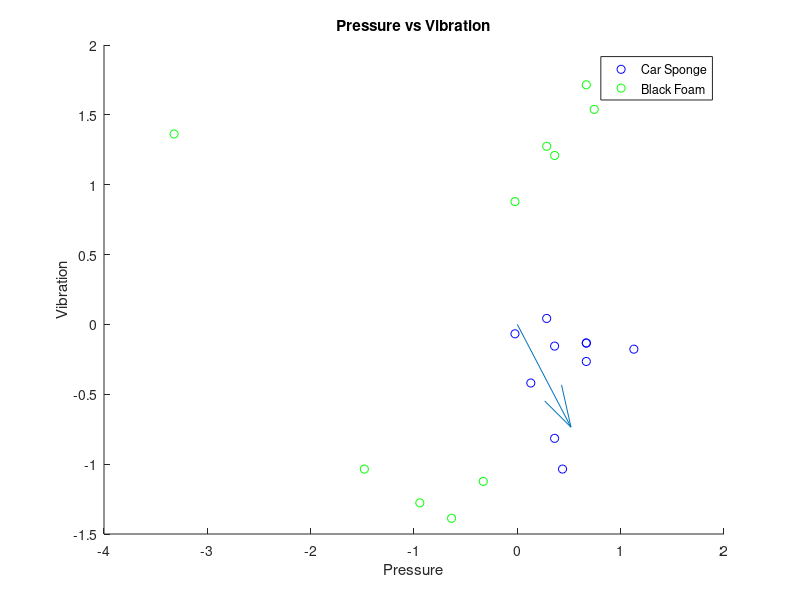
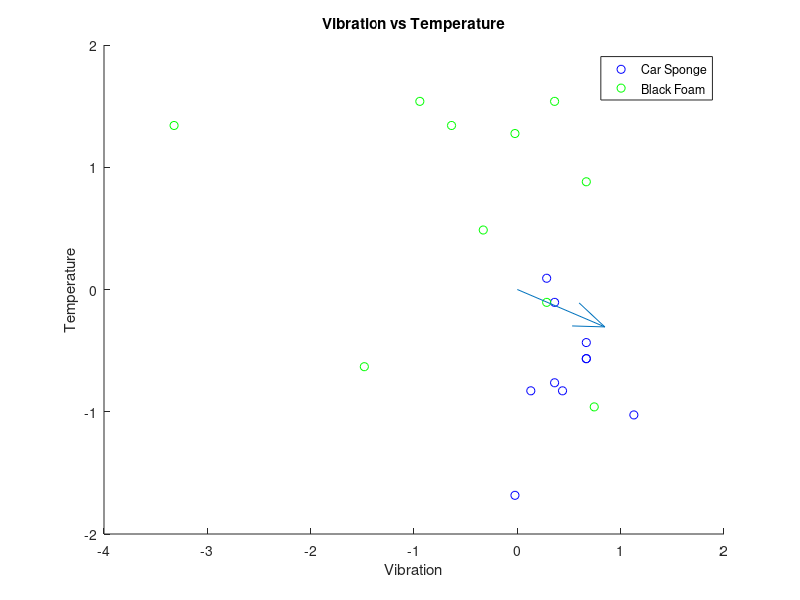
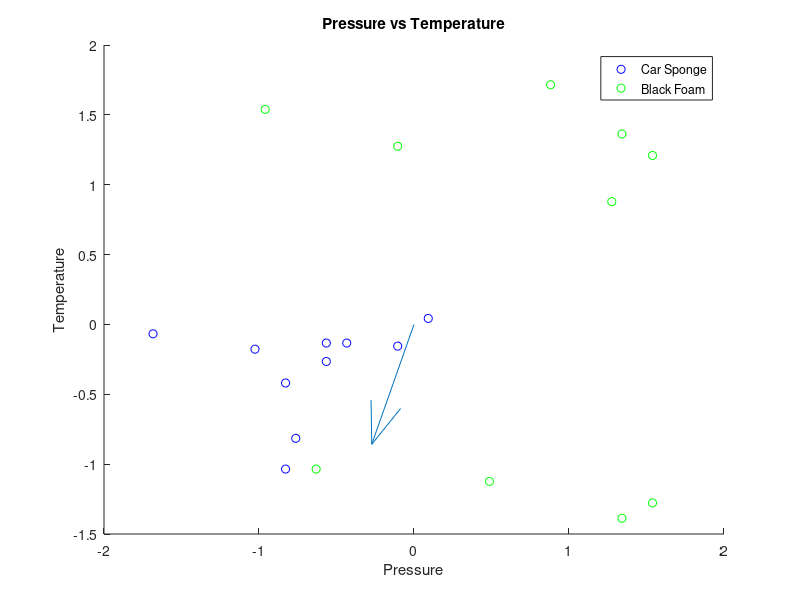
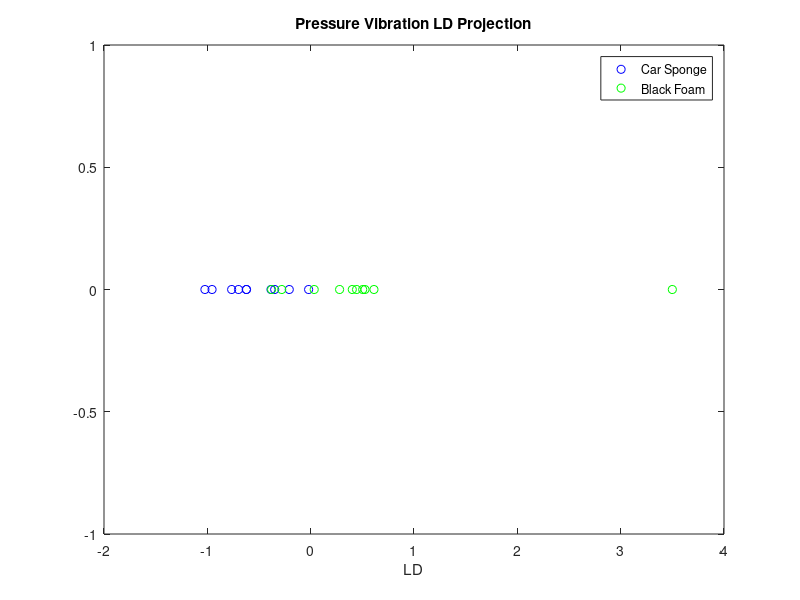

Recreate these plots in MATLAB, in order.
clear all
close all




load("F0_PVT.mat")



bothClasses = PVT(11:30, 1:3);
normalisedBothClasses = normalize(bothClasses);

normalisedBF = normalisedBothClasses(1:10, 1:3);
normalisedCS = normalisedBothClasses(11:20, 1:3);

blackFoamMean = mean(normalisedBF);
carSpongeMean = mean(normalisedCS);



BF_PV = [normalisedBF(:, 1), normalisedBF(:, 2)];
BF_VT = [normalisedBF(:, 3), normalisedBF(:, 2)];
BF_PT = [normalisedBF(:, 1), normalisedBF(:, 3)];
CS_PV = [normalisedCS(:, 1), normalisedCS(:, 2)];
CS_VT = [normalisedCS(:, 3), normalisedCS(:, 2)];
CS_PT = [normalisedCS(:, 1), normalisedCS(:, 3)];


BF_PV_Means = [blackFoamMean(1), blackFoamMean(2)];
BF_VT_Means = [blackFoamMean(3), blackFoamMean(2)];
BF_PT_Means = [blackFoamMean(1), blackFoamMean(3)];
CS_PV_Means = [carSpongeMean(1), carSpongeMean(2)];
CS_VT_Means = [carSpongeMean(3), carSpongeMean(2)];
CS_PT_Means = [carSpongeMean(1), carSpongeMean(3)];


scatterBF_PV_WC = transpose(BF_PV - BF_PV_Means)* (BF_PV - BF_PV_Means);
scatterBF_VT_WC = transpose(BF_VT - BF_VT_Means)* (BF_VT - BF_VT_Means);
scatterBF_PT_WC = transpose(BF_PT - BF_PT_Means)* (BF_PT - BF_PT_Means);

scatterCS_PV_WC = transpose(CS_PV - CS_PV_Means)* (CS_PV - CS_PV_Means);
scatterCS_VT_WC = transpose(CS_VT - CS_VT_Means)* (CS_VT - CS_VT_Means);
scatterCS_PT_WC = transpose(CS_PT - CS_PT_Means)* (CS_PT - CS_PT_Means);

totalScatterPV_WC = scatterBF_PV_WC + scatterCS_PV_WC;
totalScatterVT_WC = scatterBF_VT_WC + scatterCS_VT_WC;
totalScatterPT_WC = scatterBF_PT_WC + scatterCS_PT_WC;

scatter_PV_BC = transpose(BF_PV_Means - CS_PV_Means) * (BF_PV_Means - CS_PV_Means);
scatter_VT_BC = transpose(BF_VT_Means - CS_VT_Means) * (BF_VT_Means - CS_VT_Means);
scatter_PT_BC = transpose(BF_PT_Means - CS_PT_Means) * (BF_PT_Means - CS_PT_Means);


[PVeigenVectors, PVeigenValues] = eigs(totalScatterPV_WC\scatter_PV_BC, 2);
[VTeigenVectors, VTeigenValues] = eigs(totalScatterVT_WC\scatter_VT_BC, 2);
[PTeigenVectors, PTeigenValues] = eigs(totalScatterPT_WC\scatter_PT_BC, 2);

LDPV = PVeigenVectors(:, 1);
LDVT = VTeigenVectors(:, 1);
LDPT = PTeigenVectors(:, 1);


figure;
scatter(normalisedCS(:, 2),normalisedCS(:, 1), "b"); % Pressure vs Vibration
hold on
scatter(normalisedBF(:, 2),normalisedBF(:, 1), "g");
hold on
quiver(0,0, LDPV(1, 1), LDPV(2, 1))
hold on
title("Pressure vs Vibration");
xlabel("Pressure");
ylabel("Vibration");
legend("Car Sponge", "Black Foam");




figure;
scatter(normalisedCS(:, 2),normalisedCS(:, 3), "b"); % Vibration vs Temperature
hold on
scatter(normalisedBF(:, 2),normalisedBF(:, 3), "g");
hold on
quiver(0,0, LDVT(1, 1), LDVT(2, 1))
hold on
title("Vibration vs Temperature");
xlabel("Vibration");
ylabel("Temperature");
legend( "Car Sponge", "Black Foam");

figure;
scatter(normalisedCS(:, 3),normalisedCS(:, 1), "b"); % Pressure vs Temperature
hold on
scatter(normalisedBF(:, 3),normalisedBF(:, 1), "g");
hold on
quiver(0,0, LDPT(1, 1), LDPT(2, 1))
hold on
title("Pressure vs Temperature");
xlabel("Pressure");
ylabel("Temperature");
legend("Car Sponge", "Black Foam");

screeBFPV = BF_PV* LDPV;
screeCSPV = CS_PV * LDPV;
screePlotPV = [screeCSPV; screeBFPV];
yvalue = zeros(10,1);

figure

plot(screePlotPV(1:10), yvalue,"o", "Color",  "b")
hold on

plot(screePlotPV(11:20), yvalue,"o", "Color",  "g")
title("Pressure Vibration LD Projection")
legend("Car Sponge", "Black Foam");
xlabel("LD")




figure
screeBFPT = BF_PT* LDPT;
screeCSPT = CS_PT * LDPT;
screePlotPT = [screeCSPT; screeBFPT];


plot(screePlotPT(1:10), yvalue,"o", "Color", "b")
hold on
plot(screePlotPT(11:20), yvalue,"o", "Color", "g")
title("Pressure Temperature LD Projection")
legend("Car Sponge", "Black Foam");
xlabel("LD")

figure
screeBFVT = BF_VT* LDVT;
screeCSVT = CS_VT * LDVT;
screePlotVT = [screeCSVT; screeBFVT];

yvalue = zeros(10,1);
plot(screePlotVT(1:10), yvalue,"o", "Color", "b")
hold on
plot(screePlotVT(11:20), yvalue,"o", "Color",  "g")
hold on
title("Vibration Temperature LD Projection")
legend("Car Sponge", "Black Foam");
xlabel("LD")





%close all